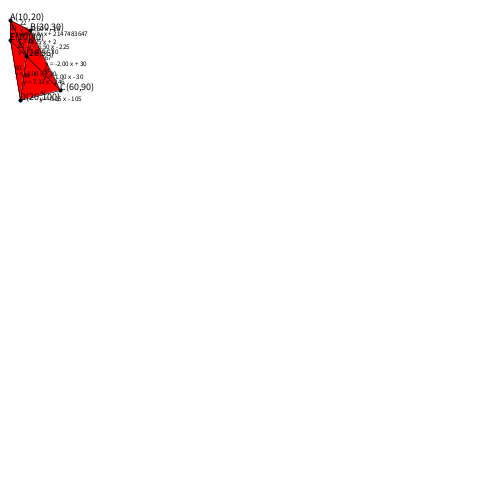
Frame 1 (no input)
Frame 60 (the mouse pressed at the canvas centre just before this capture): identical to frame 1, image omitted
Frame 120 (the mouse held since frame 60 and released just before this capture): identical to frame 1, image omitted

The Processing sketch that drew this single still picture (run headless with seeded random() and noise(); from frame 60 on, the mouse is pressed at the canvas centre):

// Processing sketch: Polygon_Algo
// ── Polygon_Algo.pde
ArrayList<Polygon> polygons = new ArrayList<Polygon>();
Polygon polygon = new Polygon();


void mouseDragged(){
  boolean selectioned = false;
  for(int i = 0;i < polygons.size();i++){
    for(int j = 0;j < polygons.get(i).vertex.size();j++){
      if(polygons.get(i).vertex.get(j).collideWithMouse() && !selectioned){
        polygons.get(i).vertex.get(j).pos.x = mouseX;
        polygons.get(i).vertex.get(j).pos.y = mouseY;
        selectioned = true;
      }
    }
  }
  selectioned = false;
}

void mousePressed(){
  for(int i = 0;i < polygons.size();i++){
    for(int j = 0;j < polygons.get(i).vertex.size();j++){
      if(polygons.get(i).vertex.get(j).collideWithMouse() && mouseButton == RIGHT){
        polygons.get(i).vertex.remove(j);
      }
    }
  }
}

void setup(){
  size(500,500);
  polygon.addVertex(new Vertex(10,20,"A"));
  polygon.addVertex(new Vertex(30,30,"B"));
  polygon.addVertex(new Vertex(60,90,"C"));
  polygon.addVertex(new Vertex(20,100,"D"));
  polygon.addVertex(new Vertex(10,40,"E"));
}

void draw(){
  background(255);
  polygon.update(color(255,0,0));;
}
// ── Constant.pde
public static class Constant{
  public static final int WIDTH = 500;
  public static final int HEIGHT = 500;
  public static final int POINT_WEIGHT = 4;
  public static final float LINE_WEIGHT = 0.4;
  public static final char[] apht = {'A','B','C','D','E','F','G','H','I','J','K','L','M','N','O','P','Q','R','S','T','U','V','W','X','Y','Z'};
  public static final char[] numb = {'0','1','2','3','4','5','6','7','8','9'};
  
}
// ── Polygon.pde
public class Polygon {
  public ArrayList<Vertex> vertex = new ArrayList<Vertex>();

  public Polygon() {
    polygons.add(this);
  }

  public void update(color c) {
    if(vertex.size() <=  2){
      vertex.clear();
      polygons.remove(this);
    }else{
      render(c);
      connect();
    }
  }
  
  public Vertex findBarycenter(){
    Vertex baryCenter;
    int x = 0;
    int y = 0;
    for(int i = 0;i < vertex.size();i++){
      x += vertex.get(i).pos.x;
      y += vertex.get(i).pos.y;
    }
    baryCenter = new Vertex(x/vertex.size(),y/vertex.size(),"BC");
    return baryCenter;
  }
  
  public void showBarycenter(){
    strokeWeight(Constant.POINT_WEIGHT);
    textSize(10);
    text("(" + (int)findBarycenter().pos.x + "," + (int)findBarycenter().pos.y + ")",findBarycenter().pos.x,findBarycenter().pos.y);
    point(findBarycenter().pos.x,findBarycenter().pos.y);
    for (int i = 0; i < vertex.size(); i++) {
      if (i + 1 >= vertex.size()) {
        findBarycenter().connectTo(vertex.get(0));
      } else {
        findBarycenter().connectTo(vertex.get(i+1));
      }
    }
  }
  
  public void fillPolygon(color c){
    fill(c);
    strokeWeight(Constant.LINE_WEIGHT);
    for (int i = 0; i < vertex.size(); i++) {
      if (i + 1 >= vertex.size()) {
        triangle(vertex.get(i).pos.x,vertex.get(i).pos.y,findBarycenter().pos.x,findBarycenter().pos.y,vertex.get(0).pos.x,vertex.get(0).pos.y);
      } else {
        triangle(vertex.get(i).pos.x,vertex.get(i).pos.y,findBarycenter().pos.x,findBarycenter().pos.y,vertex.get(i+1).pos.x,vertex.get(i+1).pos.y);
      }
    }
  }

  public void render(color c) {
    fillPolygon(c);
    fill(0);
    showBarycenter();
    for (int i = 0; i < vertex.size(); i++) {
      vertex.get(i).render();
    }
  }

  public void connect() {
    for (int i = 0; i < vertex.size(); i++) {
      if (i + 1 >= vertex.size()) {
        vertex.get(i).connectTo(vertex.get(0));
      } else {
        vertex.get(i).connectTo(vertex.get(i+1));
      }
    }
  }
  
  public void addVertex(Vertex v){
    vertex.add(v);
  }
}
// ── Segment.pde
public class Segment{
  
  Vertex start;
  Vertex end;
  
  public Segment(Vertex start,Vertex end){
    this.start = start;
    this.end = end;
  }
  
  public void showDist(){
    textSize(7);
    String dist = new Integer((int)Math.sqrt((start.pos.x - end.pos.x)*(start.pos.x - end.pos.x) + (start.pos.y - end.pos.y)*(start.pos.y - end.pos.y))).toString();
    text(dist,(start.pos.x + end.pos.x)/2,(start.pos.y + end.pos.y)/2);
  }
  
  public void showEqu(){
    textSize(7);
    float pente = (start.pos.y - end.pos.y)/(start.pos.x - end.pos.x);
    float origin = end.pos.y - (pente * end.pos.x);
    if(-origin < 0){
      String equation = "y = " + String.format("%.2f",-pente) + " x" + " - " + (int)origin;
      text(equation,(start.pos.x + end.pos.x)/2,(start.pos.y + end.pos.y)/2 + 6);
    }else{
      String equation = "y = " + String.format("%.2f",-pente) + " x" + " + " + (int)-origin;
      text(equation,(start.pos.x + end.pos.x)/2,(start.pos.y + end.pos.y)/2 + 6);
    }
  }
  
  public void showLine(){
    strokeWeight(Constant.LINE_WEIGHT);
    line(start.pos.x,start.pos.y,end.pos.x,end.pos.y);
  }
  
  public void show(){
    showLine();
    showDist();
    showEqu();
  }
}
// ── Vertex.pde
public class Vertex{
  PVector pos;
  String name;
  Segment segment;
  
  public Vertex(float x,float y,String name){
    pos = new PVector(x,y);
    this.name = name;
  }
  
  public void render(){
    strokeWeight(Constant.POINT_WEIGHT);
    point(pos.x,pos.y);
    fill(0);
    textSize(10);
    text(name + "(" + (int)pos.x + "," + (int)pos.y + ")",pos.x,pos.y);
  }
  
  
  public void connectTo(Vertex v){
    segment = new Segment(this,v);
    segment.show();
  }
  
  public boolean collideWithMouse(){
    if(Math.sqrt((this.pos.x - mouseX)*(this.pos.x - mouseX) + (this.pos.y - mouseY)*(this.pos.y - mouseY)) < Constant.POINT_WEIGHT * 3){
      return true;
    }else{
      return false;
    }
  }
}
